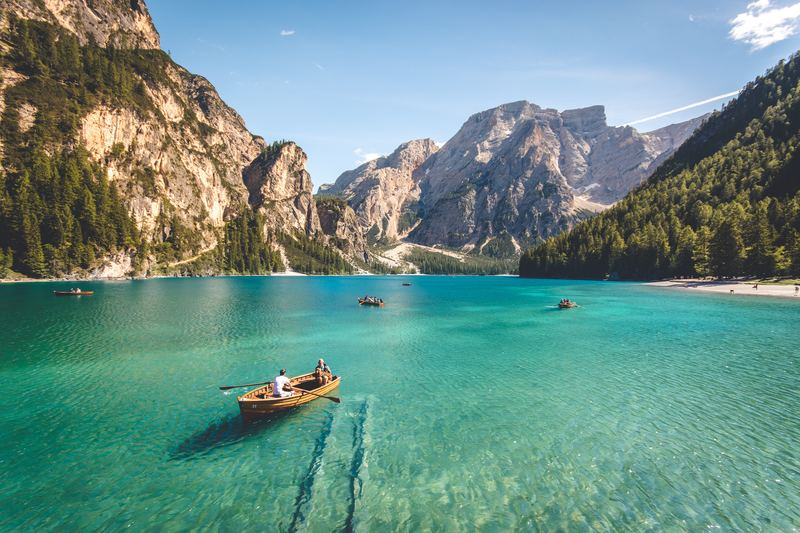
#> input picture Lab_02/imagens/bg.jpg, 800 x 533 px
$ python rgb.py ../Lab_02/imagens/bg.jpg
#> lines starting #> are read from the running program, lines starting #| are printed output that depends on the picture
import sys
import cv2
import numpy as np
import matplotlib.pyplot as plt

#abre imagem
filename = sys.argv[1]
im = cv2.imread(filename)
#> im is the input picture: shape (533, 800, 3); mean B, G, R 135.9, 143.5, 106.8

#converte cores
im = cv2.cvtColor(im, cv2.COLOR_BGR2HSV)
#> im: shape (533, 800, 3); mean H, S, V 73.9, 99.9, 155.2

#split
#im_r,im_g,im_b = cv2.split(im)
im_r = im[:,:,0]
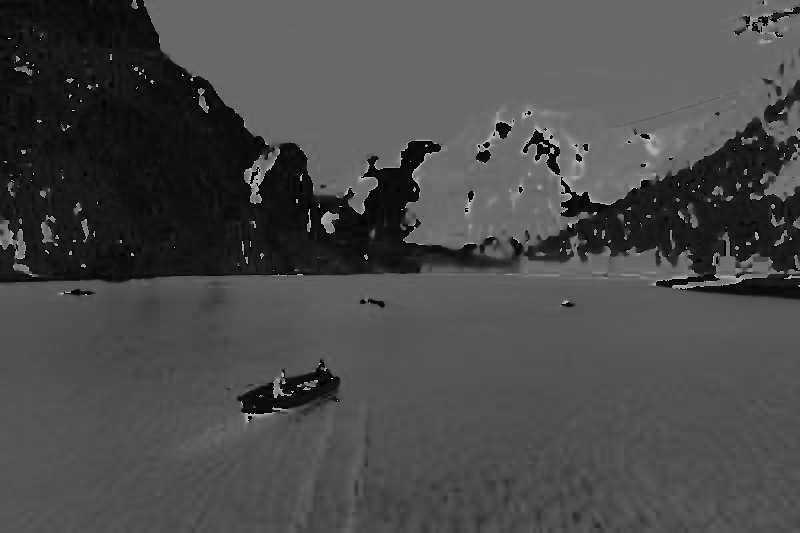
#> im_r: shape (533, 800); min 0, max 179, mean 73.9
im_g = im[:,:,1]
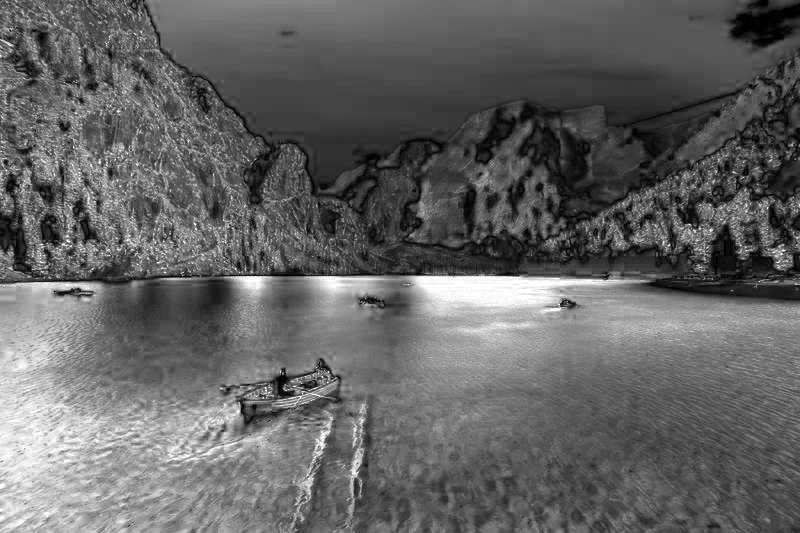
#> im_g: shape (533, 800); min 0, max 255, mean 99.9
im_b = im[:,:,2]
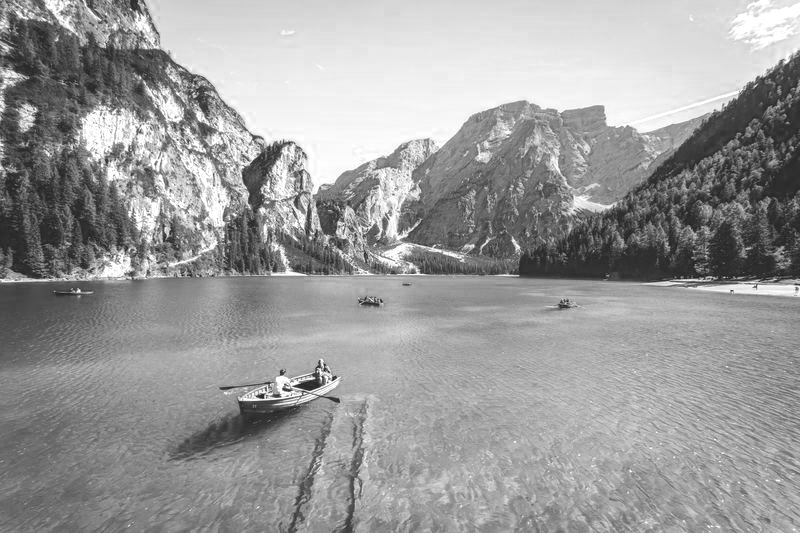
#> im_b: shape (533, 800); min 17, max 255, mean 155.2


#combina as imagens
im = cv2.merge([im_r,im_g,im_b])

#mostra imagens
imagens = [im_r,im_g,im_b]


x_values = np.arange(256)

plt.subplot(1,3,1),plt.imshow(imagens[0],cmap = 'gray')
plt.subplot(1,3,2),plt.imshow(imagens[1],cmap = 'gray')
plt.subplot(1,3,3),plt.imshow(imagens[2],cmap = 'gray')


plt.show()
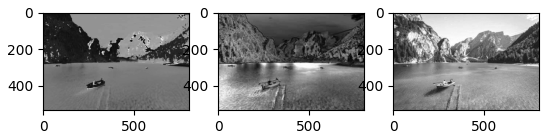
#> figure drawn by matplotlib, 3 panels
